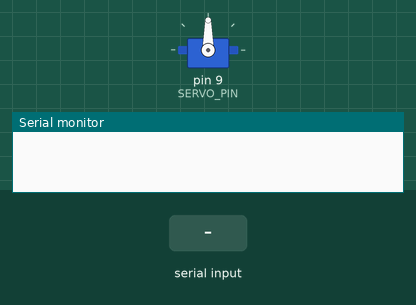
Recording of a sketch running on a simulated Arduino Uno, built with avr-gcc and run on an emulated ATmega328P. Shown: servo, the last lines printed to the serial monitor. The test bench sets the inputs (shaded band).

Above: at 1.2 s.
1.3 s: "move\n" received over Serial
At 1.8 s:
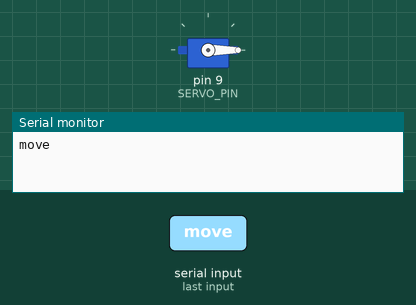
2.8 s: "90,45\n" received over Serial
4.3 s: "5\n" received over Serial
Timing chart, 0 to 7.3 s (numbered marks = the images above; inputs shaded):
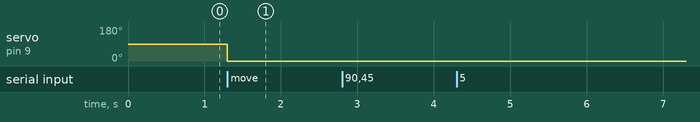

Measured:
- after the input at 1.3 s, servo on pin 9 (SERVO_PIN): 90° → 0° at once

The sketch:

servo.ino
```cpp
#include <Arduino.h>
#include <Servo.h>
#include <string.h>

Servo myServo;
int angle = 0;
int SERVO_PIN = 9;

void setup()
{
    myServo.attach(SERVO_PIN);

    Serial.begin(115200);
}

void loop()
{
    static String buffer;
    if (Serial.available() > 0)
    {
        buffer = Serial.readStringUntil('\n');
        Serial.print(buffer.substring(0, 4));
        if (buffer.substring(0, 4) == "move")
        {
            int pos = buffer.substring(4, 7).toInt();
            myServo.write(pos);
        }
        Serial.flush();
    }
    // for (angle = 0; angle < 180; angle++)
    // {
    //     myServo.write(angle);
    //     delay(15);
    // }
    // for (angle = 180; angle > 0; angle--)
    // {
    //     myServo.write(angle);
    //     delay(15);
    // }
}
```
